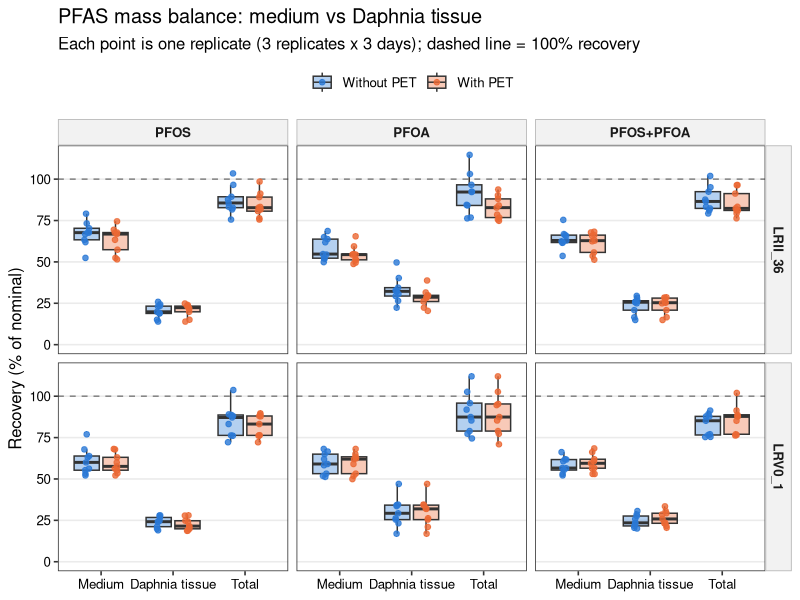
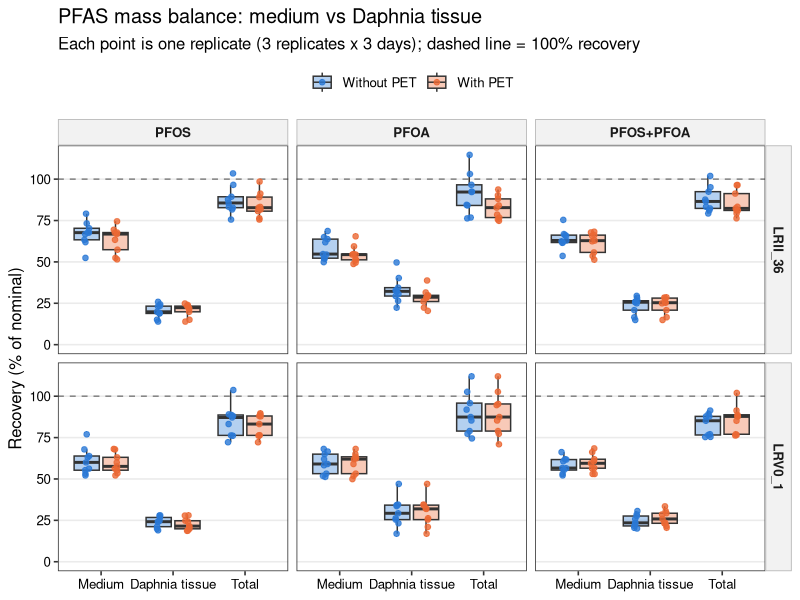
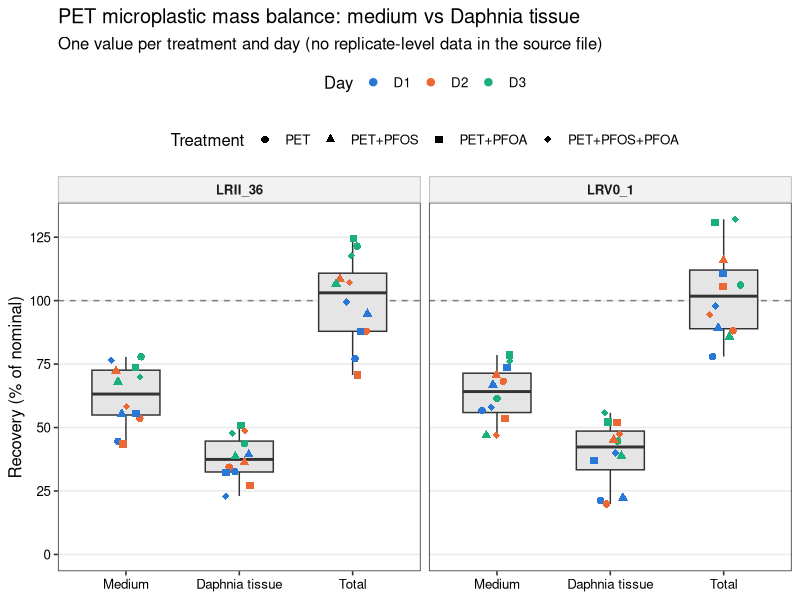
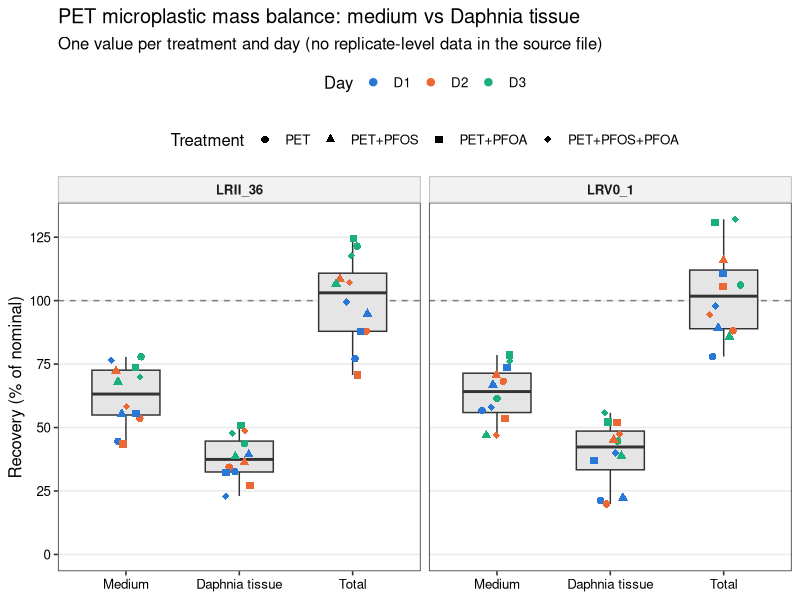
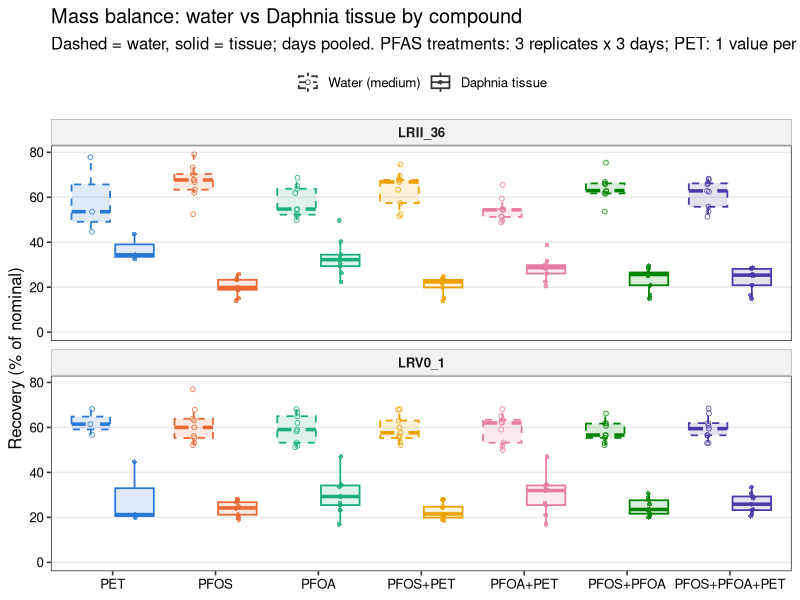
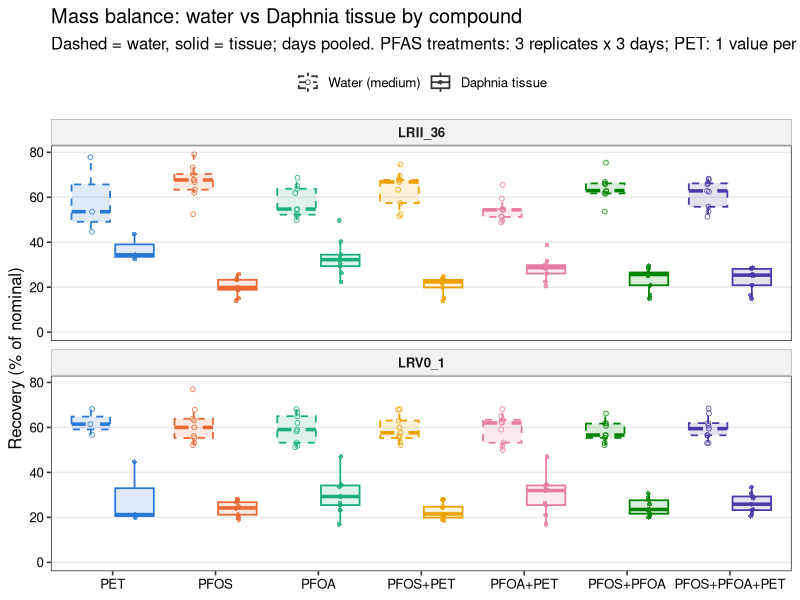
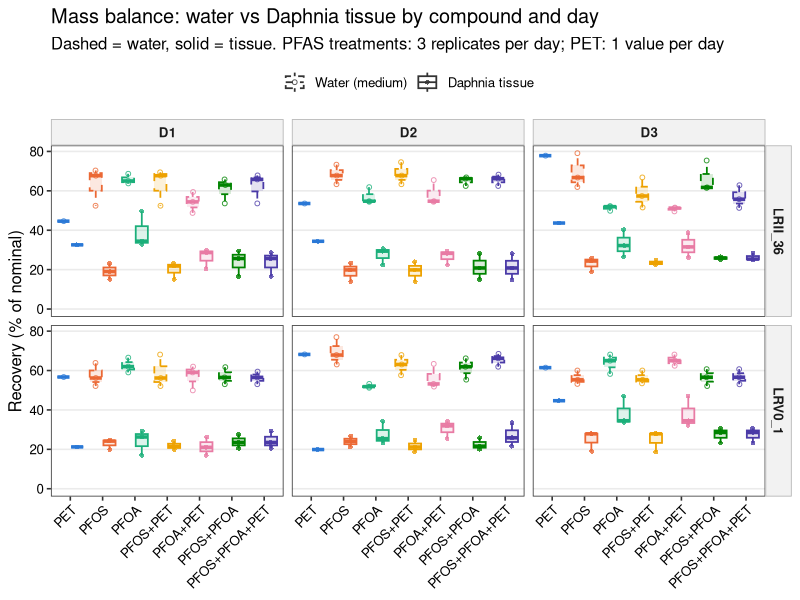
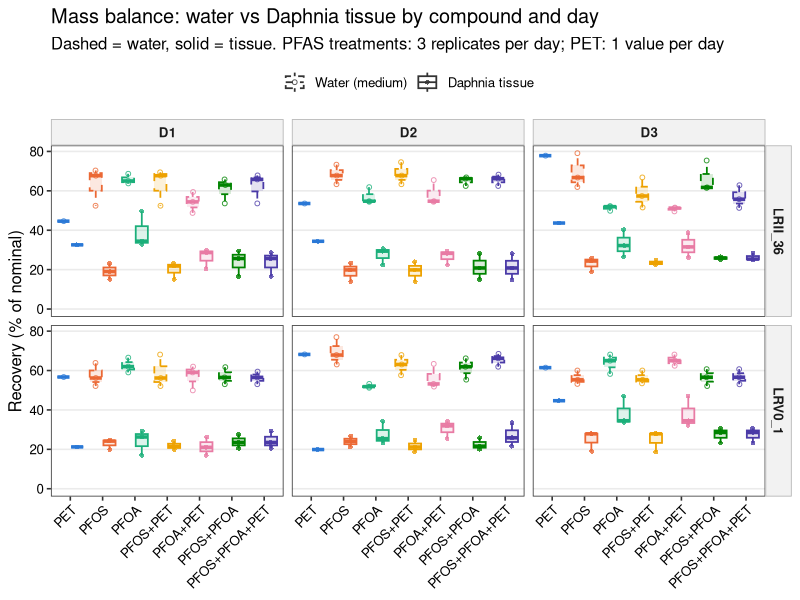

Generate these figures, in order, with R:
# Mass balance and removal efficiency: tidy the raw data, cross-check the
# condensed supplementary tables, and draw box plots.
#
# Inputs (repo root):
#   Mass Balance individual data points_PFAS_final.xlsx   PFAS + MP recovery (% of nominal)
#   As_massbalance.xlsx                                    Arsenic in water and Daphnia tissue
#   Abdullahi_etal_Table S2- individual chemicals raw.xlsx Final water concentrations
#   Abdullahi_etal_Table S3- individual chemicals removal efficiency.xlsx
#
# Outputs: mass_balance/output/*.csv and mass_balance/output/figures/*.{pdf,png}
#
# Run from the repo root:  Rscript mass_balance/mass_balance_plots.R

library(readxl)
library(dplyr)
library(tidyr)
library(ggplot2)

out_dir <- file.path("mass_balance", "output")
fig_dir <- file.path(out_dir, "figures")
dir.create(fig_dir, recursive = TRUE, showWarnings = FALSE)

day_cols  <- c(D1 = "#2a78d6", D2 = "#eb6834", D3 = "#1baf7a")
pair_cols <- c("#2a78d6", "#eb6834")

# Arsenic tissue values are concentrations in the digested Daphnia samples
# (ug/L of digest; the "ng/L" header in As_massbalance.xlsx is wrong).
# Daphnia were not weighed, so no per-mass unit is possible.
tissue_unit <- "\u00b5g/L in digest"
# Recalled by the experimenter, not recorded in the data files: used only to
# add per-sample and per-individual columns to the matched arsenic table.
digest_volume_L    <- 0.001  # 1 mL digest
daphnia_per_sample <- 10

theme_mb <- theme_bw(base_size = 12) +
  theme(panel.grid.minor = element_blank(),
        panel.grid.major.x = element_blank(),
        strip.background = element_rect(fill = "grey95", colour = "grey70"),
        strip.text = element_text(face = "bold"),
        axis.text = element_text(colour = "black"),
        legend.position = "top")

save_fig <- function(p, name, w, h) {
  ggsave(file.path(fig_dir, paste0(name, ".pdf")), p, width = w, height = h)
  ggsave(file.path(fig_dir, paste0(name, ".png")), p, width = w, height = h, dpi = 300)
}

# ---------------------------------------------------------------------------
# 1. PFAS mass balance (individual replicates)
# ---------------------------------------------------------------------------
# Each block is a header row followed by 3 days x 3 replicates.
# Column groups: A-D (PFOS), G-J (PFOA), M-P (PFOS+PFOA); label, Medium, Tissue, Sum.
pfas_raw <- read_excel("Mass Balance individual data points_PFAS_final.xlsx",
                       sheet = "PFAS", col_names = FALSE, range = "A1:P43",
                       .name_repair = "minimal")

pfas_blocks <- expand.grid(header_row = c(2, 13, 24, 34), first_col = c(1, 7, 13))

pfas <- bind_rows(lapply(seq_len(nrow(pfas_blocks)), function(i) {
  hr <- pfas_blocks$header_row[i]
  fc <- pfas_blocks$first_col[i]
  label <- as.character(pfas_raw[[fc]][hr])
  rows <- hr + 1:9
  tibble(
    block     = label,
    Day       = rep(c("D1", "D2", "D3"), each = 3),
    Replicate = rep(1:3, times = 3),
    Medium    = as.numeric(pfas_raw[[fc + 1]][rows]),
    Daphnia   = as.numeric(pfas_raw[[fc + 2]][rows])
  )
})) %>%
  mutate(
    Total    = Medium + Daphnia,
    PET      = ifelse(grepl("PET", block), "With PET", "Without PET"),
    Exposure = sub("_.*$", "", gsub("\\+PET", "", block)),
    Exposure = factor(Exposure, levels = c("PFOS", "PFOA", "PFOS+PFOA")),
    Genotype = ifelse(grepl("LRV", block), "LRV0_1", "LRII_36"),
    PET      = factor(PET, levels = c("Without PET", "With PET"))
  ) %>%
  select(Genotype, Exposure, PET, Day, Replicate, Medium, Daphnia, Total, block)

write.csv(pfas, file.path(out_dir, "pfas_mass_balance_tidy.csv"), row.names = FALSE)

pfas_long <- pfas %>%
  pivot_longer(c(Medium, Daphnia, Total), names_to = "Compartment", values_to = "Recovery") %>%
  mutate(Compartment = factor(Compartment, levels = c("Medium", "Daphnia", "Total"),
                              labels = c("Medium", "Daphnia tissue", "Total")))

p_pfas <- ggplot(pfas_long, aes(Compartment, Recovery, fill = PET)) +
  geom_hline(yintercept = 100, linetype = "dashed", colour = "grey50") +
  geom_boxplot(outlier.shape = NA, alpha = 0.35, width = 0.7,
               position = position_dodge(width = 0.8)) +
  geom_point(aes(colour = PET), size = 1.6, alpha = 0.8,
             position = position_jitterdodge(jitter.width = 0.15, dodge.width = 0.8, seed = 1)) +
  facet_grid(Genotype ~ Exposure) +
  scale_fill_manual(values = pair_cols, name = NULL) +
  scale_colour_manual(values = pair_cols, name = NULL) +
  scale_y_continuous(limits = c(0, NA), breaks = seq(0, 125, 25)) +
  labs(x = NULL, y = "Recovery (% of nominal)",
       title = "PFAS mass balance: medium vs Daphnia tissue",
       subtitle = "Each point is one replicate (3 replicates x 3 days); dashed line = 100% recovery") +
  theme_mb
save_fig(p_pfas, "Fig_PFAS_mass_balance_boxplot", 10, 7)

# ---------------------------------------------------------------------------
# 2. Microplastic (PET) mass balance: only one value per day per treatment
# ---------------------------------------------------------------------------
mp_raw <- read_excel("Mass Balance individual data points_PFAS_final.xlsx",
                     sheet = "MPs", col_names = FALSE, range = "A1:X20",
                     .name_repair = "minimal")

mp_blocks <- expand.grid(title_row = c(2, 8), first_col = c(2, 8, 14, 20))
mp_treat  <- c(`2` = "PET", `8` = "PET+PFOS", `14` = "PET+PFOA", `20` = "PET+PFOS+PFOA")

mp <- bind_rows(lapply(seq_len(nrow(mp_blocks)), function(i) {
  tr <- mp_blocks$title_row[i]
  fc <- mp_blocks$first_col[i]
  rows <- tr + 2:4
  tibble(
    Genotype  = ifelse(tr == 2, "LRII_36", "LRV0_1"),
    Treatment = mp_treat[[as.character(fc)]],
    Day       = c("D1", "D2", "D3"),
    Medium    = as.numeric(mp_raw[[fc + 1]][rows]),
    Daphnia   = as.numeric(mp_raw[[fc + 2]][rows])
  )
})) %>%
  mutate(Total = Medium + Daphnia,
         Treatment = factor(Treatment, levels = mp_treat))

write.csv(mp, file.path(out_dir, "mp_mass_balance_tidy.csv"), row.names = FALSE)

mp_long <- mp %>%
  pivot_longer(c(Medium, Daphnia, Total), names_to = "Compartment", values_to = "Recovery") %>%
  mutate(Compartment = factor(Compartment, levels = c("Medium", "Daphnia", "Total"),
                              labels = c("Medium", "Daphnia tissue", "Total")))

p_mp <- ggplot(mp_long, aes(Compartment, Recovery)) +
  geom_hline(yintercept = 100, linetype = "dashed", colour = "grey50") +
  geom_boxplot(outlier.shape = NA, fill = "grey90", width = 0.6) +
  geom_point(aes(colour = Day, shape = Treatment), size = 2.2,
             position = position_jitter(width = 0.15, seed = 1)) +
  facet_wrap(~ Genotype) +
  scale_colour_manual(values = day_cols) +
  scale_shape_manual(values = c(16, 17, 15, 18)) +
  scale_y_continuous(limits = c(0, NA), breaks = seq(0, 125, 25)) +
  labs(x = NULL, y = "Recovery (% of nominal)",
       title = "PET microplastic mass balance: medium vs Daphnia tissue",
       subtitle = "One value per treatment and day (no replicate-level data in the source file)") +
  theme_mb + theme(legend.box = "vertical")
save_fig(p_mp, "Fig_MP_mass_balance_boxplot", 9, 6)

# ---------------------------------------------------------------------------
# 2b. Combined mass balance: water (dashed) and tissue (solid) in one panel,
#     one colour per compound. PFAS treatments are PFAS recovery (3 replicates
#     x 3 days); PET alone is PET recovery (one value per day).
# ---------------------------------------------------------------------------
compound_levels <- c("PET", "PFOS", "PFOA", "PFOS+PET", "PFOA+PET", "PFOS+PFOA", "PFOS+PFOA+PET")
compound_cols <- setNames(c("#2a78d6", "#eb6834", "#1baf7a", "#eda100",
                            "#e87ba4", "#008300", "#4a3aa7"), compound_levels)

combined <- bind_rows(
  pfas %>% transmute(Genotype, Day, Replicate,
                     Compound = ifelse(PET == "With PET", paste0(Exposure, "+PET"),
                                       as.character(Exposure)),
                     Medium, Daphnia),
  mp %>% filter(Treatment == "PET") %>%
    transmute(Genotype, Day, Replicate = 1L, Compound = "PET", Medium, Daphnia)
) %>%
  pivot_longer(c(Medium, Daphnia), names_to = "Compartment", values_to = "Recovery") %>%
  mutate(Compound = factor(Compound, levels = compound_levels),
         Compartment = factor(Compartment, levels = c("Medium", "Daphnia"),
                              labels = c("Water (medium)", "Daphnia tissue")))

write.csv(combined, file.path(out_dir, "mass_balance_water_tissue_combined.csv"), row.names = FALSE)

p_combined <- ggplot(combined, aes(Compound, Recovery,
                                   colour = Compound, fill = Compound,
                                   linetype = Compartment,
                                   group = interaction(Compound, Compartment))) +
  geom_boxplot(outlier.shape = NA, alpha = 0.15, linewidth = 0.6, width = 0.75,
               position = position_dodge(width = 0.85)) +
  geom_point(aes(shape = Compartment), size = 1.3, alpha = 0.8,
             position = position_jitterdodge(jitter.width = 0.15, dodge.width = 0.85, seed = 1)) +
  facet_wrap(~ Genotype, ncol = 1) +
  scale_colour_manual(values = compound_cols, guide = "none") +
  scale_fill_manual(values = compound_cols, guide = "none") +
  scale_linetype_manual(values = c("Water (medium)" = "dashed", "Daphnia tissue" = "solid"),
                        name = NULL) +
  scale_shape_manual(values = c("Water (medium)" = 1, "Daphnia tissue" = 16), name = NULL) +
  scale_y_continuous(limits = c(0, NA), breaks = seq(0, 100, 20)) +
  guides(linetype = guide_legend(override.aes = list(colour = "grey20", fill = NA))) +
  labs(x = NULL, y = "Recovery (% of nominal)",
       title = "Mass balance: water vs Daphnia tissue by compound",
       subtitle = "Dashed = water, solid = tissue; days pooled. PFAS treatments: 3 replicates x 3 days; PET: 1 value per day") +
  theme_mb
save_fig(p_combined, "Fig_mass_balance_water_tissue_combined", 11, 7.5)

# Same plot split by day: 3 replicates per PFAS box, a single value for PET.
p_combined_day <- p_combined +
  facet_grid(Genotype ~ Day) +
  labs(title = "Mass balance: water vs Daphnia tissue by compound and day",
       subtitle = "Dashed = water, solid = tissue. PFAS treatments: 3 replicates per day; PET: 1 value per day") +
  theme(axis.text.x = element_text(angle = 45, hjust = 1))
save_fig(p_combined_day, "Fig_mass_balance_water_tissue_by_day", 15, 8)

# Bar plot versions: mean +/- SD with individual values overlaid.
# PET by day has a single value, so it has no error bar.
summarise_recovery <- function(d, ...) {
  d %>%
    group_by(Genotype, Compound, Compartment, ...) %>%
    summarise(n = n(), Mean = mean(Recovery),
              SD = if (n() > 1) sd(Recovery) else NA_real_, .groups = "drop")
}

bar_plot <- function(summary_df, points_df, title, subtitle) {
  dodge <- position_dodge(width = 0.85)
  ggplot(summary_df, aes(Compound, Mean, fill = Compound, colour = Compound,
                         linetype = Compartment, alpha = Compartment,
                         group = interaction(Compound, Compartment))) +
    geom_col(position = dodge, width = 0.8, linewidth = 0.6) +
    geom_errorbar(aes(ymin = Mean - SD, ymax = Mean + SD), position = dodge,
                  width = 0.25, linewidth = 0.5, linetype = "solid", alpha = 1,
                  colour = "grey20", na.rm = TRUE) +
    geom_point(data = points_df,
               aes(x = Compound, y = Recovery, shape = Compartment,
                   group = interaction(Compound, Compartment)),
               inherit.aes = FALSE, colour = "grey25", size = 0.9, alpha = 0.6,
               position = position_jitterdodge(jitter.width = 0.12, dodge.width = 0.85, seed = 1),
               show.legend = FALSE) +
    scale_fill_manual(values = compound_cols, guide = "none") +
    scale_colour_manual(values = compound_cols, guide = "none") +
    scale_shape_manual(values = c(16, 16), guide = "none") +
    scale_alpha_manual(values = c("Water (medium)" = 0.3, "Daphnia tissue" = 0.85), name = NULL) +
    scale_linetype_manual(values = c("Water (medium)" = "dashed", "Daphnia tissue" = "solid"),
                          name = NULL) +
    scale_y_continuous(limits = c(0, NA), breaks = seq(0, 100, 20), expand = expansion(mult = c(0, 0.05))) +
    guides(linetype = guide_legend(override.aes = list(colour = "grey20", fill = "grey60",
                                                       alpha = c(0.3, 0.85))),
           alpha = "none") +
    labs(x = NULL, y = "Recovery (% of nominal, mean ± SD)", title = title, subtitle = subtitle) +
    theme_mb
}

combined_mean <- summarise_recovery(combined)
combined_mean_day <- summarise_recovery(combined, Day)
write.csv(combined_mean, file.path(out_dir, "mass_balance_water_tissue_mean_sd.csv"), row.names = FALSE)
write.csv(combined_mean_day, file.path(out_dir, "mass_balance_water_tissue_mean_sd_by_day.csv"), row.names = FALSE)

p_bar <- bar_plot(combined_mean, combined,
                  "Mass balance: water vs Daphnia tissue by compound",
                  "Mean ± SD; dashed = water, solid = tissue; days pooled. PFAS: n = 9 (3 replicates x 3 days); PET: n = 3 (1 per day)") +
  facet_wrap(~ Genotype, ncol = 1)
save_fig(p_bar, "Fig_mass_balance_water_tissue_barplot", 11, 7.5)

p_bar_day <- bar_plot(combined_mean_day, combined,
                      "Mass balance: water vs Daphnia tissue by compound and day",
                      "Mean ± SD; dashed = water, solid = tissue. PFAS: n = 3 per day; PET: n = 1 per day (no error bar)") +
  facet_grid(Genotype ~ Day) +
  theme(axis.text.x = element_text(angle = 45, hjust = 1))
save_fig(p_bar_day, "Fig_mass_balance_water_tissue_barplot_by_day", 15, 8)

# ---------------------------------------------------------------------------
# 3. Removal efficiency of individual chemicals (recomputed from Table S2 raw)
# ---------------------------------------------------------------------------
chem_raw <- read_excel("Abdullahi_etal_Table S2- individual chemicals raw.xlsx",
                       sheet = "individual chemicals")
names(chem_raw) <- c("Genotype", "Replicate", "Day", "PFOS", "Diclofenac", "Atrazine", "Arsenic")

chem_long <- chem_raw %>%
  pivot_longer(PFOS:Arsenic, names_to = "Chemical", values_to = "Conc")

# Initial concentration = mean of the no-Daphnia controls on the same day
# (this reproduces the IC column of Table S3).
ic <- chem_long %>%
  filter(Genotype == "Control") %>%
  group_by(Chemical, Day) %>%
  summarise(IC = mean(Conc), .groups = "drop")

removal <- chem_long %>%
  filter(Genotype != "Control") %>%
  left_join(ic, by = c("Chemical", "Day")) %>%
  mutate(RE = (IC - Conc) / IC * 100,
         Chemical = factor(Chemical, levels = c("PFOS", "Diclofenac", "Atrazine", "Arsenic")))

write.csv(removal, file.path(out_dir, "removal_efficiency_recomputed.csv"), row.names = FALSE)

# Compare with the published Table S3
s3_raw <- read_excel("Abdullahi_etal_Table S3- individual chemicals removal efficiency.xlsx",
                     col_names = FALSE, skip = 3, .name_repair = "minimal")
s3 <- s3_raw[, 1:15]
names(s3) <- c("Genotype", "Replicate", "Day",
               paste(rep(c("PFOS", "Diclofenac", "Atrazine", "Arsenic"), each = 3),
                     c("IC", "FC", "RE"), sep = "_"))
s3_long <- s3 %>%
  filter(!is.na(Genotype)) %>%
  mutate(across(-c(Genotype, Day), as.numeric)) %>%
  pivot_longer(-c(Genotype, Replicate, Day),
               names_to = c("Chemical", ".value"), names_sep = "_")

s3_check <- removal %>%
  mutate(Chemical = as.character(Chemical)) %>%
  full_join(s3_long, by = c("Genotype", "Replicate", "Day", "Chemical"),
            suffix = c("_raw", "_S3")) %>%
  mutate(status = case_when(
    is.na(FC)                          ~ "missing from Table S3",
    is.na(Conc)                        ~ "missing from raw Table S2",
    abs(Conc - FC) > 0.005             ~ "final concentration differs",
    abs(RE_raw - RE_S3) > 0.5          ~ "RE differs",
    TRUE                               ~ "ok")) %>%
  arrange(status != "ok", Chemical, Genotype, Day, Replicate)

write.csv(s3_check, file.path(out_dir, "check_TableS3_vs_raw.csv"), row.names = FALSE)

p_re <- ggplot(removal, aes(Genotype, RE)) +
  geom_hline(yintercept = 0, colour = "grey60") +
  geom_boxplot(outlier.shape = NA, fill = "grey90", width = 0.6) +
  geom_point(aes(colour = Day), size = 2, position = position_jitter(width = 0.15, seed = 1)) +
  facet_wrap(~ Chemical, nrow = 1) +
  scale_colour_manual(values = day_cols) +
  scale_y_continuous(limits = c(0, 100), breaks = seq(0, 100, 20)) +
  labs(x = NULL, y = "Removal efficiency (%)",
       title = "Removal of individual chemicals from water by Daphnia genotype",
       subtitle = "RE = (control - exposed) / control x 100; 2 replicates x 3 days per genotype") +
  theme_mb + theme(axis.text.x = element_text(angle = 45, hjust = 1))
save_fig(p_re, "Fig_removal_efficiency_boxplot", 11, 5)

# ---------------------------------------------------------------------------
# 4. Arsenic: match water and tissue by genotype, day and replicate
# ---------------------------------------------------------------------------
as_water <- read_excel("As_massbalance.xlsx", sheet = "water")
# The Treatment and Day headers are swapped in the source sheet.
names(as_water) <- c("Replicate", "Genotype", "Day", "Treatment", "Water_ugL")
# DM1900 D1 and D3 have both rows labelled replicate 1; the second row is
# replicate 2 (confirmed against Table S2 raw).
as_water <- as_water %>%
  group_by(Genotype, Day, Treatment) %>%
  mutate(Replicate = row_number()) %>%
  ungroup()

as_tissue <- read_excel("As_massbalance.xlsx", sheet = "tissue")
names(as_tissue) <- c("Replicate", "Genotype", "Day", "Treatment", "Tissue")

as_ic <- as_water %>%
  filter(Genotype == "CONTROL") %>%
  group_by(Day) %>%
  summarise(IC = mean(Water_ugL), .groups = "drop")

as_matched <- as_tissue %>%
  filter(Treatment == "ARSENIC") %>%
  select(Genotype, Day, Replicate, Tissue) %>%
  left_join(as_tissue %>% filter(Treatment == "CONTROL") %>%
              select(Genotype, Day, Replicate, Tissue_control = Tissue),
            by = c("Genotype", "Day", "Replicate")) %>%
  left_join(as_water %>% filter(Genotype != "CONTROL") %>%
              select(Genotype, Day, Replicate, Water_ugL),
            by = c("Genotype", "Day", "Replicate")) %>%
  left_join(as_ic, by = "Day") %>%
  mutate(Water_RE = (IC - Water_ugL) / IC * 100,
         Tissue_ng_per_sample = Tissue * digest_volume_L * 1000,
         Tissue_pg_per_daphnia = Tissue_ng_per_sample / daphnia_per_sample * 1000) %>%
  arrange(Genotype, Day, Replicate)

write.csv(as_matched, file.path(out_dir, "arsenic_water_tissue_matched.csv"), row.names = FALSE)

as_long <- bind_rows(
  as_matched %>% transmute(Genotype, Day, Replicate, Panel = "Removal from water (%)", Value = Water_RE),
  as_tissue %>% transmute(Genotype, Day, Replicate,
                          Panel = paste0("Arsenic in Daphnia tissue (", tissue_unit, ")"),
                          Treatment = ifelse(Treatment == "ARSENIC", "Arsenic-exposed", "Control"),
                          Value = Tissue)
) %>%
  mutate(Treatment = factor(coalesce(Treatment, "Arsenic-exposed"),
                            levels = c("Arsenic-exposed", "Control")),
         Panel = factor(Panel, levels = c("Removal from water (%)",
                                         paste0("Arsenic in Daphnia tissue (", tissue_unit, ")"))))

p_as <- ggplot(as_long, aes(Genotype, Value, fill = Treatment)) +
  geom_boxplot(outlier.shape = NA, alpha = 0.35, width = 0.7,
               position = position_dodge(width = 0.8)) +
  geom_point(aes(colour = Treatment), size = 1.8,
             position = position_jitterdodge(jitter.width = 0.15, dodge.width = 0.8, seed = 1)) +
  facet_wrap(~ Panel, scales = "free_y") +
  scale_fill_manual(values = pair_cols, name = NULL) +
  scale_colour_manual(values = pair_cols, name = NULL) +
  expand_limits(y = 0) +
  labs(x = NULL, y = NULL,
       title = "Arsenic: removal from water and accumulation in Daphnia tissue",
       subtitle = "2 replicates x 3 days per genotype") +
  theme_mb
save_fig(p_as, "Fig_arsenic_water_tissue_boxplot", 10, 5)

rho <- cor.test(as_matched$Water_RE, as_matched$Tissue, method = "spearman", exact = FALSE)

p_as_scatter <- ggplot(as_matched, aes(Tissue, Water_RE)) +
  geom_point(aes(colour = Day, shape = Genotype), size = 2.6) +
  scale_colour_manual(values = day_cols) +
  scale_shape_manual(values = c(16, 17, 15, 18)) +
  labs(x = paste0("Arsenic in Daphnia tissue (", tissue_unit, ")"), y = "Arsenic removal from water (%)",
       title = "Arsenic: water removal vs tissue concentration (matched replicates)",
       subtitle = sprintf("Spearman rho = %.2f, p = %.2f, n = %d",
                          rho$estimate, rho$p.value, nrow(as_matched))) +
  theme_mb + theme(panel.grid.major.x = element_line(colour = "grey92"),
                   legend.position = "right")
save_fig(p_as_scatter, "Fig_arsenic_water_vs_tissue_scatter", 7, 5.5)

# ---------------------------------------------------------------------------
# 5. Data checks
# ---------------------------------------------------------------------------
# PET blocks that reuse replicates from the matching non-PET block
dup_check <- pfas %>%
  filter(PET == "With PET") %>%
  inner_join(pfas %>% filter(PET == "Without PET"),
             by = c("Genotype", "Exposure", "Day", "Medium", "Daphnia"),
             suffix = c("_PET", "_noPET")) %>%
  select(Genotype, Exposure, Day, Replicate_PET, Replicate_noPET, Medium, Daphnia)
write.csv(dup_check, file.path(out_dir, "check_PET_blocks_duplicating_noPET.csv"), row.names = FALSE)

cat("\nTable S3 vs raw Table S2:\n"); print(table(s3_check$status))
cat("\nPET replicates identical to a non-PET replicate:", nrow(dup_check), "of",
    sum(pfas$PET == "With PET"), "\n")
cat("\nArsenic water vs tissue: Spearman rho =", round(rho$estimate, 2),
    "p =", signif(rho$p.value, 2), "\n")
